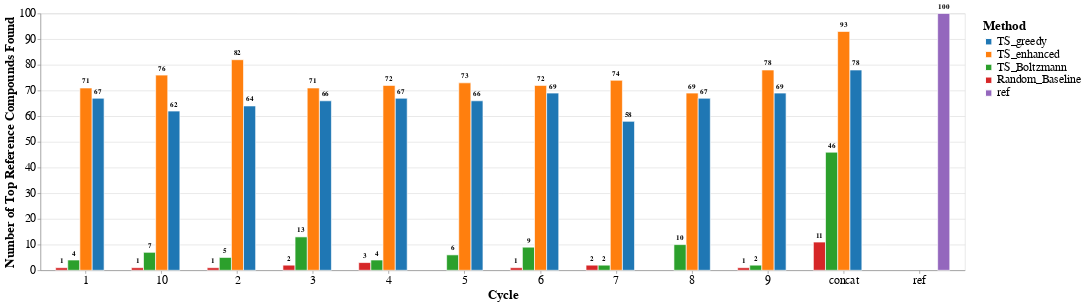

The notebook cell saved with this chart:
### Code cell
ts_benchmarks.plot_barplot_TS_results()

### Figure 1 — Vega-Lite specification as saved in the notebook (floating-point values rounded to 4 significant figures)
{"config": {"view": {"continuousWidth": 300, "continuousHeight": 300}}, "layer": [{"mark": {"type": "bar", "stroke": "white", "strokeWidth": 1}, "encoding": {"color": {"field": "method", "legend": {"labelFontSize": 18, "orient": "right", "padding": 10, "symbolSize": 100, "titleFontSize": 20}, "scale": {"domain": ["TS_greedy", "TS_enhanced", "TS_Boltzmann", "Random_Baseline", "ref"], "range": ["#1f77b4", "#ff7f0e", "#2ca02c", "#d62728", "#9467bd"]}, "title": "Method", "type": "nominal"}, "tooltip": [{"field": "cycle", "type": "ordinal"}, {"field": "method", "type": "nominal"}, {"field": "found", "type": "quantitative"}], "x": {"axis": {"labelAngle": 0, "labelFontSize": 18, "titleFontSize": 20}, "field": "cycle", "title": "Cycle", "type": "ordinal"}, "xOffset": {"field": "method", "type": "nominal"}, "y": {"axis": {"labelFontSize": 18, "titleFontSize": 20}, "field": "found", "title": "Number of Top Reference Compounds Found", "type": "quantitative"}}}, {"mark": {"type": "text", "align": "center", "baseline": "bottom", "color": "black", "dy": -5, "fontSize": 11, "fontWeight": "bold"}, "encoding": {"text": {"condition": {"test": "(datum.found > 0)", "field": "found", "type": "quantitative"}, "value": ""}, "x": {"field": "cycle", "type": "ordinal"}, "xOffset": {"field": "method", "type": "nominal"}, "y": {"field": "found", "type": "quantitative"}}}], "data": {"name": "data-bc2120ebd0b3afc5cd1095d28549332d"}, "height": 400, "resolve": {"scale": {"y": "shared"}}, "width": 1440, "$schema": "https://vega.github.io/schema/vega-lite/v5.20.1.json", "datasets": {"data-bc2120ebd0b3afc5cd1095d28549332d": [{"cycle": "10", "method": "TS_Boltzmann", "found": 7}, {"cycle": "1", "method": "Random_Baseline", "found": 1}, {"cycle": "4", "method": "Random_Baseline", "found": 3}, {"cycle": "7", "method": "Random_Baseline", "found": 2}, {"cycle": "7", "method": "TS_Boltzmann", "found": 2}, {"cycle": "6", "method": "TS_Boltzmann", "found": 9}, {"cycle": "2", "method": "Random_Baseline", "found": 1}, {"cycle": "8", "method": "TS_enhanced", "found": 69}, {"cycle": "1", "method": "TS_greedy", "found": 67}, {"cycle": "3", "method": "TS_greedy", "found": 66}, {"cycle": "7", "method": "TS_enhanced", "found": 74}, {"cycle": "6", "method": "TS_enhanced", "found": 72}, {"cycle": "2", "method": "TS_enhanced", "found": 82}, {"cycle": "9", "method": "Random_Baseline", "found": 1}, {"cycle": "7", "method": "TS_greedy", "found": 58}, {"cycle": "6", "method": "Random_Baseline", "found": 1}, {"cycle": "10", "method": "TS_greedy", "found": 62}, {"cycle": "8", "method": "TS_greedy", "found": 67}, {"cycle": "5", "method": "TS_greedy", "found": 66}, {"cycle": "1", "method": "TS_Boltzmann", "found": 4}, {"cycle": "3", "method": "TS_enhanced", "found": 71}, {"cycle": "9", "method": "TS_greedy", "found": 69}, {"cycle": "9", "method": "TS_Boltzmann", "found": 2}, {"cycle": "8", "method": "TS_Boltzmann", "found": 10}, {"cycle": "4", "method": "TS_Boltzmann", "found": 4}, {"cycle": "2", "method": "TS_Boltzmann", "found": 5}, {"cycle": "1", "method": "TS_enhanced", "found": 71}, {"cycle": "5", "method": "TS_Boltzmann", "found": 6}, {"cycle": "2", "method": "TS_greedy", "found": 64}, {"cycle": "10", "method": "Random_Baseline", "found": 1}, {"cycle": "4", "method": "TS_greedy", "found": 67}, {"cycle": "4", "method": "TS_enhanced", "found": 72}, {"cycle": "9", "method": "TS_enhanced", "found": 78}, {"cycle": "3", "method": "Random_Baseline", "found": 2}, {"cycle": "6", "method": "TS_greedy", "found": 69}, {"cycle": "3", "method": "TS_Boltzmann", "found": 13}, {"cycle": "5", "method": "TS_enhanced", "found": 73}, {"cycle": "10", "method": "TS_enhanced", "found": 76}, {"cycle": "concat", "method": "Random_Baseline", "found": 11}, {"cycle": "concat", "method": "TS_greedy", "found": 78}, {"cycle": "concat", "method": "TS_enhanced", "found": 93}, {"cycle": "concat", "method": "TS_Boltzmann", "found": 46}, {"cycle": "ref", "method": "ref", "found": 100}]}}
